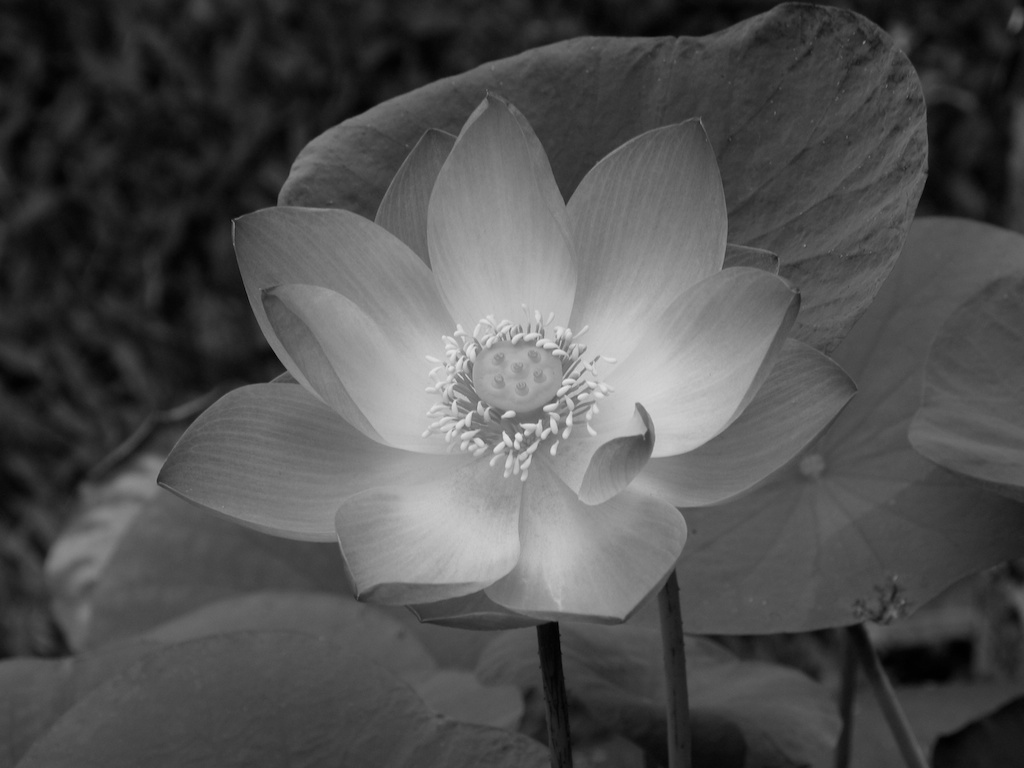
#> input picture HW2/lotus_gray.jpg, 1024 x 768 px
$ python plane.py
#> lines starting #> are read from the running program, lines starting #| are printed output that depends on the picture; after the words box and inside, x2 and y2 are one past the last pixel; in counts of white or black regions, pixels touching at a corner belong together
import numpy as np
import cv2

img=cv2.imread("lotus_gray.jpg",0)
#> img is the input picture: shape (768, 1024); min 0, max 230, mean 80

lst = []
for i in range(img.shape[0]):
    for j in range(img.shape[1]):
         lst.append(np.binary_repr(img[i][j] ,width=8))
#> after the loop, lst = 786432 items

eight_bit_img = (np.array([int(i[0])*255 for i in lst],dtype = np.uint8)).reshape(img.shape[0],img.shape[1])
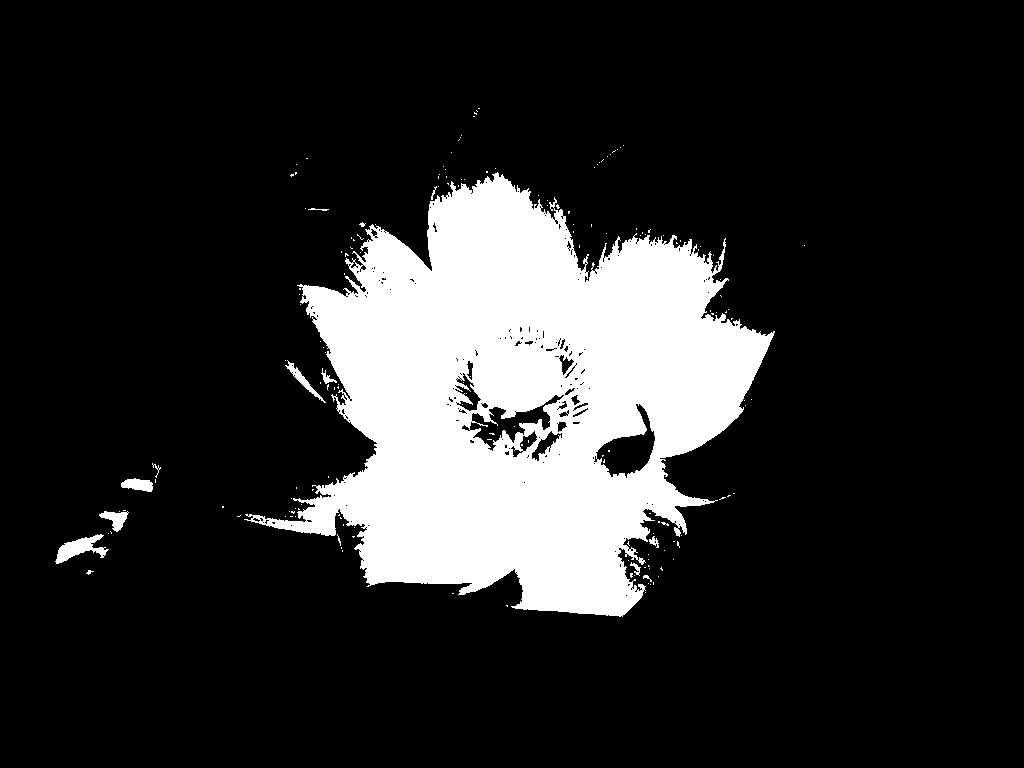
#> eight_bit_img: shape (768, 1024); 16.6% white; 171 white regions (159 under 20 px), largest, box (x1, y1, x2, y2) and area: (244, 172, 775, 617) 128129, (55, 534, 109, 564) 693, (121, 478, 153, 492) 310
seven_bit_img = (np.array([int(i[1])*255 for i in lst],dtype = np.uint8)).reshape(img.shape[0],img.shape[1])
#> seven_bit_img: shape (768, 1024); 47.8% white; 541 white regions (462 under 20 px), largest, box (x1, y1, x2, y2) and area: (0, 4, 1024, 768) 335218, (684, 635, 841, 768) 10052, (562, 317, 705, 478) 9992
six_bit_img = (np.array([int(i[2])*255 for i in lst],dtype = np.uint8)).reshape(img.shape[0],img.shape[1])
#> six_bit_img: shape (768, 1024); 39.1% white; 1100 white regions (985 under 20 px), largest, box (x1, y1, x2, y2) and area: (0, 0, 988, 661) 192730, (561, 465, 1024, 768) 40251, (79, 0, 275, 180) 12276
five_bit_img = (np.array([int(i[3])*255 for i in lst],dtype = np.uint8)).reshape(img.shape[0],img.shape[1])
#> five_bit_img: shape (768, 1024); 51.1% white; 2032 black regions (1836 under 20 px), largest, box (x1, y1, x2, y2) and area: (0, 0, 1024, 768) 231969, (0, 637, 550, 768) 35719, (79, 0, 275, 180) 10926
four_bit_img = (np.array([int(i[4])*255 for i in lst],dtype = np.uint8)).reshape(img.shape[0],img.shape[1])
#> four_bit_img: shape (768, 1024); 49.2% white; 3299 white regions (3036 under 20 px), largest, box (x1, y1, x2, y2) and area: (0, 0, 1024, 768) 297805, (925, 276, 1024, 385) 5766, (129, 593, 400, 649) 4919
three_bit_img = (np.array([int(i[5])*255 for i in lst],dtype = np.uint8)).reshape(img.shape[0],img.shape[1])
#> three_bit_img: shape (768, 1024); 49.7% white; 3841 white regions (3580 under 20 px), largest, box (x1, y1, x2, y2) and area: (0, 0, 1024, 768) 354964, (191, 294, 245, 357) 1318, (395, 730, 447, 768) 842
two_bit_img = (np.array([int(i[6])*255 for i in lst],dtype = np.uint8)).reshape(img.shape[0],img.shape[1])
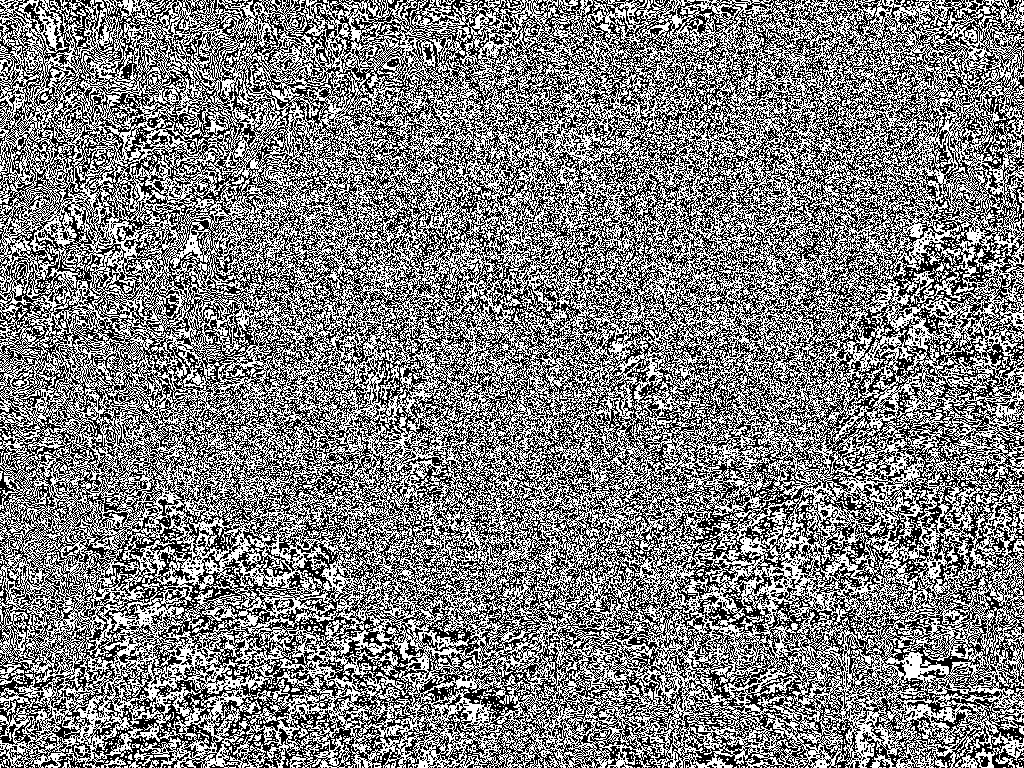
#> two_bit_img: shape (768, 1024); 50.1% white; black in thin lines or dots
one_bit_img = (np.array([int(i[7])*255 for i in lst],dtype = np.uint8)).reshape(img.shape[0],img.shape[1])
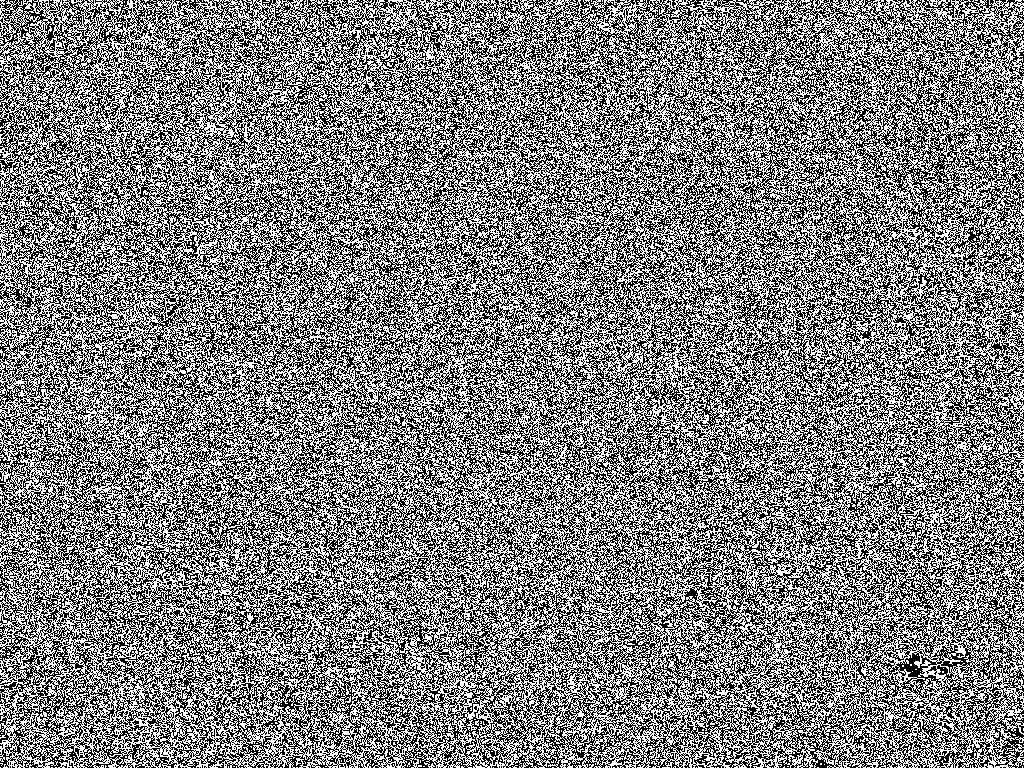
#> one_bit_img: shape (768, 1024); 50% white in thin lines or dots

finalr = cv2.hconcat([eight_bit_img,seven_bit_img,six_bit_img,five_bit_img])
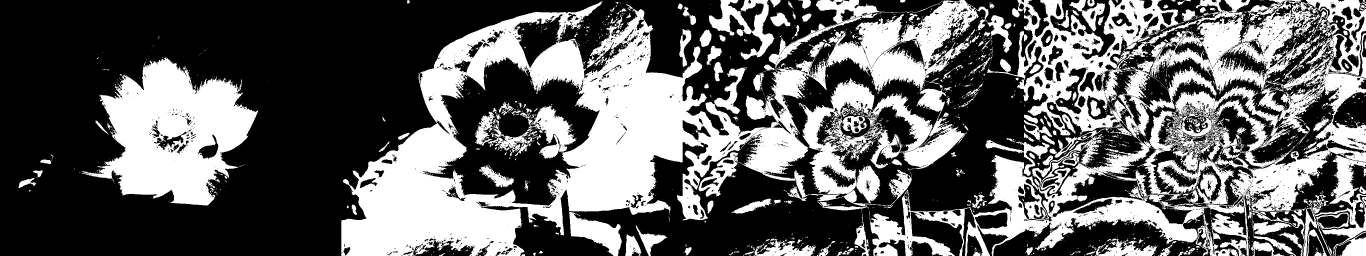
#> finalr: shape (768, 4096) (shown at 1/3 size); 38.7% white; 3733 white regions (3357 under 20 px), largest, box (x1, y1, x2, y2) and area: (1024, 0, 3036, 768) 530675, (2609, 0, 4096, 768) 375470, (244, 172, 775, 617) 128129
finalv =cv2.hconcat([four_bit_img,three_bit_img,two_bit_img,one_bit_img])
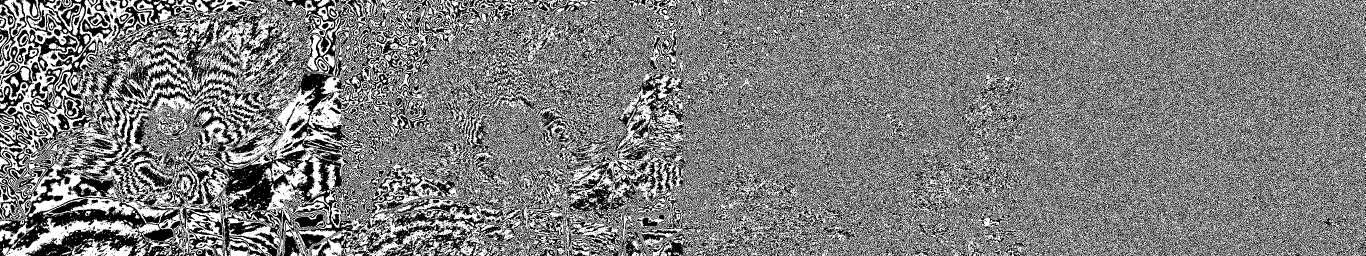
#> finalv: shape (768, 4096) (shown at 1/3 size); 49.7% white; 11960 white regions (11408 under 20 px), largest, box (x1, y1, x2, y2) and area: (0, 0, 4096, 768) 1442623, (129, 593, 400, 649) 4919, (212, 715, 400, 768) 4396

final = cv2.vconcat([finalr,finalv])
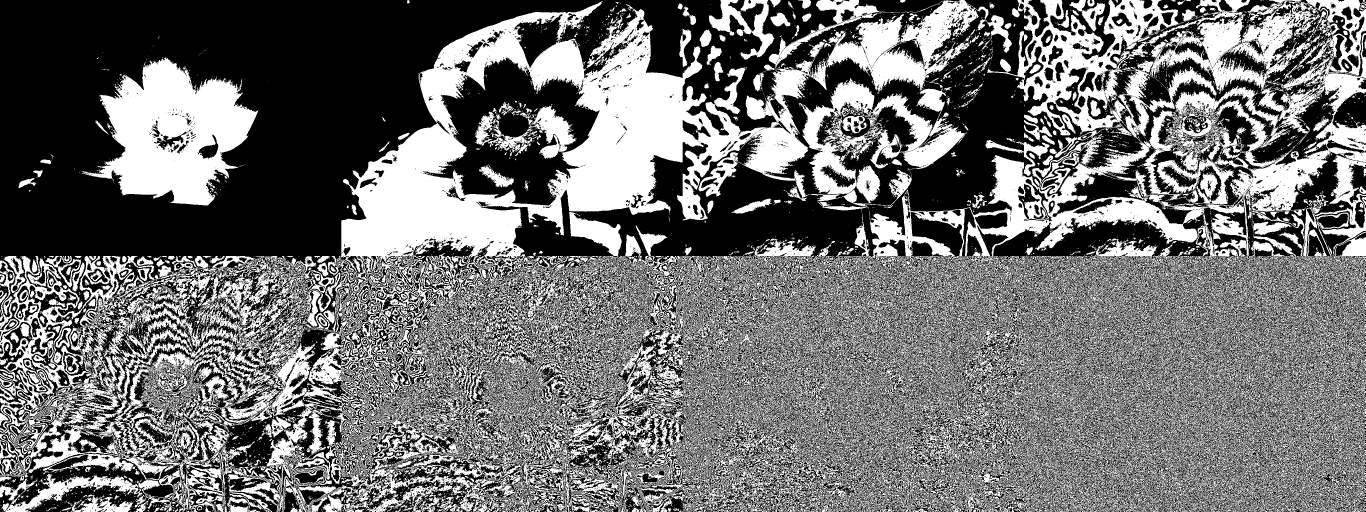
#> final: shape (1536, 4096) (shown at 1/3 size); 44.2% white; 15594 white regions (14698 under 20 px), largest, box (x1, y1, x2, y2) and area: (0, 0, 4096, 1536) 2401583, (244, 172, 775, 617) 128129, (2127, 0, 2323, 180) 12276

cv2.imwrite("plane.jpg",final)
